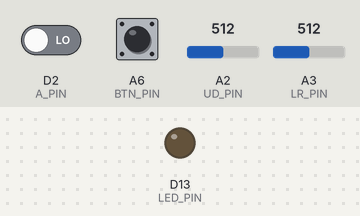
This sketch was run on a simulated Arduino Nano 33 IoT. Shown: output pins drawn as LEDs (lit = HIGH). The inputs (shaded band) are chosen by the test bench; at power-on: A2 (UD_PIN) = 512, D2 (A_PIN) LOW, A3 (LR_PIN) = 512, A6 (BTN_PIN) HIGH. Nothing arrives over Bluetooth unless stated; a phone connects over Bluetooth LE 3 s after start; what the sketch prints to the serial monitor is not drawn.

Above: at 0.1 s.
At 3.8 s:
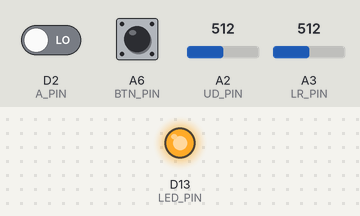
3.9 s: A2 (UD_PIN) set to 716
Timing chart, 0 to 6.9 s (numbered marks = the images above; inputs shaded):
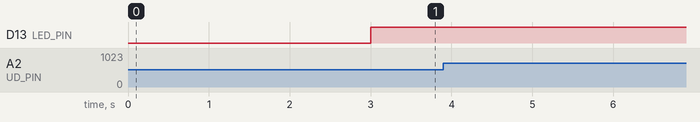

The sketch:

controller.ino
```cpp
#include <ArduinoBLE.h>

// define pin numbers for A, B, and button
#define A_PIN 2
#define B_PIN 21
#define BTN_PIN 20
#define UD_PIN A2
#define LR_PIN A3

#define LED_PIN LED_BUILTIN

#define ROTATION_LIMIT 45
#define JOYSTICK_DEADZONE 50

// variables
volatile int16_t rotation = 0;
volatile int16_t udAnalogReading = 0;
volatile int16_t udVal = 0;
volatile int16_t lrAnalogReading = 0;
volatile int16_t lrVal = 0;

const int16_t joystickDefaultVal = 512;

volatile bool sens;
volatile bool rotate;

long previousMillis = 0;

// BLE
BLEService controlService("e36b42ba-d302-4e6b-9dbd-b48564acaa4d");

BLEIntCharacteristic udCharacteristic("9e0a38ca-a81e-49d1-8f15-5c1b2e6e4abc", BLERead| BLENotify);
BLEIntCharacteristic lrCharacteristic("76066fb7-6ed0-4995-9781-afec08910176", BLERead| BLENotify);
BLEIntCharacteristic rotationCharacteristic("ac1326fe-ba8f-4f57-833f-2bc88be33bd5", BLERead| BLENotify);

void setup() {
  // initialize the serial port
  Serial.begin(19200);

  // set pin modes
  pinMode(A_PIN, INPUT);
  pinMode(B_PIN, INPUT);
  pinMode(BTN_PIN, INPUT_PULLUP);
  pinMode(LED_PIN, OUTPUT);

  // attach interrupt service routines to interrupt pins
  attachInterrupt(digitalPinToInterrupt(A_PIN), isrA, FALLING);

  // BLE
  if (!BLE.begin()) {
    Serial.println("starting Bluetooth® Low Energy module failed!");

    while (1);
  }

  BLE.setLocalName("group-h-controller");
  BLE.setAdvertisedService(controlService);

  controlService.addCharacteristic(udCharacteristic);
  controlService.addCharacteristic(lrCharacteristic);
  controlService.addCharacteristic(rotationCharacteristic);

  // add the service
  BLE.addService(controlService);

  udCharacteristic.writeValue(0);
  lrCharacteristic.writeValue(0);
  rotationCharacteristic.writeValue(0);

  // start advertising
  BLE.advertise();

  Serial.println("Bluetooth device active, waiting for connections...");
}

void loop() {
  // BLE
  BLEDevice central = BLE.central();

  if (central) {
    digitalWrite(LED_PIN, HIGH);

    while (central.connected()) {
      bleUpdate();
    }

    Serial.println("Lost Connection");
    digitalWrite(LED_PIN, LOW);
  }
}

// interrupt service routine for the A
void isrA() {
  if (digitalRead(A_PIN) == HIGH) {
    sens = digitalRead(B_PIN); // Clockwise rotation
  } else {
    sens = !digitalRead(B_PIN); // Anti-clockwise rotation
  }
  rotate = true;
}

void bleUpdate() {
  // Rotation
  if (rotate) {
    if (sens == HIGH) {
      rotation += 2;
    } else {
      rotation -= 2;
    }
    rotate = false;
  }

  if(digitalRead(BTN_PIN) == HIGH){
    rotation = 0; // Return to 0
  }

  // Joystick
  udAnalogReading = analogRead(UD_PIN);
  udVal = -(udAnalogReading - joystickDefaultVal); // Positive UP, Negative DOWN

  lrAnalogReading = analogRead(LR_PIN);
  lrVal = lrAnalogReading - joystickDefaultVal; // Positive RIGHT, Negative LEFT


  // Calibrate Rotation Limit
  if (rotation >= ROTATION_LIMIT) {
    rotation = ROTATION_LIMIT;
  } else if (rotation <= -ROTATION_LIMIT) {
    rotation = -ROTATION_LIMIT;
  }

  // Calibrate Joystick Deadzone (Along Different Axis)
  if (abs(udVal) <= JOYSTICK_DEADZONE) {
    udVal = 0;
  }
  if (abs(lrVal) <= JOYSTICK_DEADZONE) {
    lrVal = 0;
  }

  /* Calibrate Joystick Deadzone (Only Centre)
  if (abs(udVal) <= JOYSTICK_DEADZONE && abs(lrVal) <= JOYSTICK_DEADZONE) {
    udVal = 0;
    lrVal = 0;
  }
  */

  // BLE Update Value
  bool udChanged = (udCharacteristic.value() != udVal);
  bool lrChanged = (lrCharacteristic.value() != lrVal);
  bool rotationChanged = (rotationCharacteristic.value() != rotation);

  if (udChanged) {
    udCharacteristic.writeValue(udVal);
  }

  if (lrChanged) {
    lrCharacteristic.writeValue(lrVal);
  }

  if (rotationChanged) {
    rotationCharacteristic.writeValue(rotation);
  }

  // Debug Output
  Serial.print("UD = ");
  Serial.print(udVal, DEC);
  Serial.print(", LR = ");
  Serial.print(lrVal, DEC);
  Serial.print(", Rotation = ");
  Serial.println(rotation);
}
```
